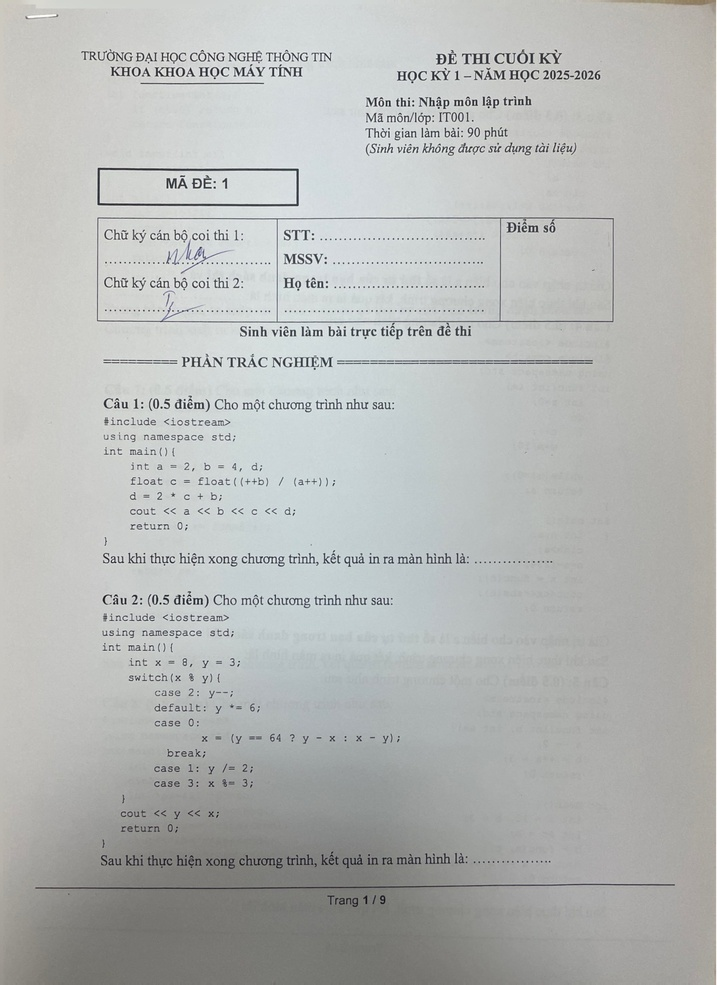
#> input picture backend/testing/Mã đề 1 - Bản clean chưa làm/Mã đề 1 - Bản clean chưa làm/Mã đề 1 - Bản clean chưa làm_1.jpg, 717 x 985 px, shrunk from 2376 x 3264 before the run
$ python -i module1.py   (imports and definitions only)
#> lines starting #> are read from the running program, lines starting #| are printed output that depends on the picture; after the words box and inside, x2 and y2 are one past the last pixel; in counts of white or black regions, pixels touching at a corner belong together
#> further down, picture is the input picture: shape (985, 717, 3); mean B, G, R 181.6, 183.3, 181.1
"""
Module 1 — ROI Detection.

Port gần như nguyên vẹn (1:1) từ notebook gốc:
mmlab-module1-roi-detection.ipynb

Không "viết lại" thuật toán bằng ngôn ngữ khác — dùng đúng opencv-python +
numpy như notebook, chỉ đổi input/output từ (folder ảnh -> file JSON)
thành (ảnh upload qua HTTP -> JSON response) để FastAPI có thể serve.
"""

import cv2
import numpy as np


# ==========================================
# CELL 2: TIỀN XỬ LÝ ẢNH
# ==========================================
# [218 lines left out: functions preprocess_image, extract_dotted_lines, group_dotted_bboxes, pad_dotted_bboxes, not called in this run]


def extract_tables(img):
    """
    Nhận diện và trích xuất khung bảng biểu bằng phương pháp hình thái học (Morphology).
    """
    gray_table = cv2.cvtColor(img, cv2.COLOR_BGR2GRAY)
    binary_table = cv2.adaptiveThreshold(
        gray_table, 255, cv2.ADAPTIVE_THRESH_GAUSSIAN_C, cv2.THRESH_BINARY_INV, 15, 5
    )
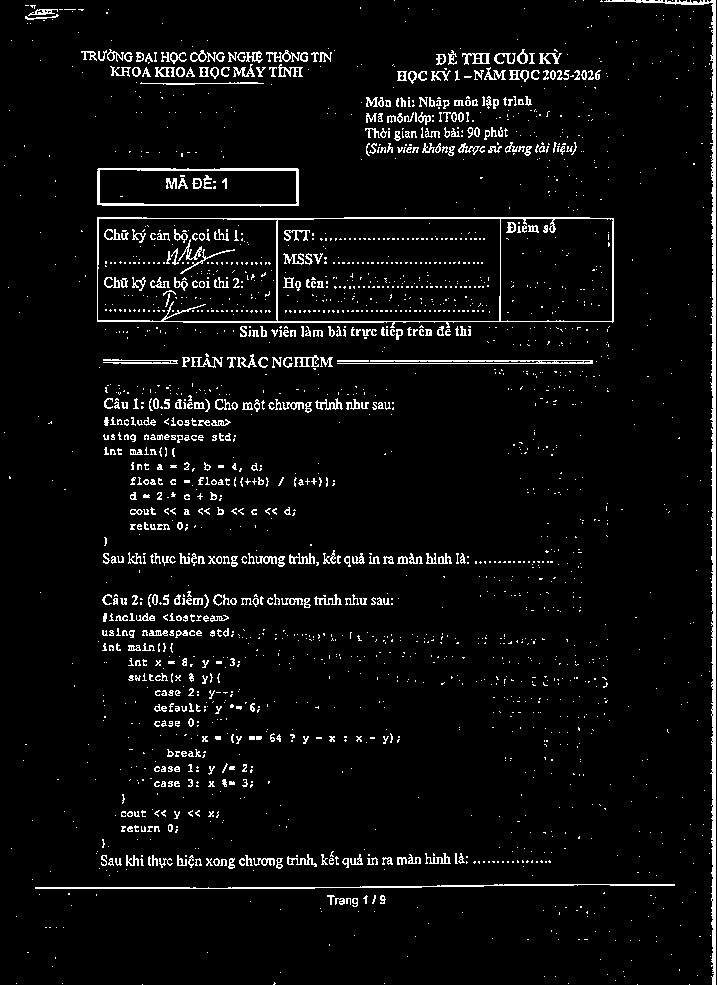
#> binary_table: shape (985, 717); 5% white in thin lines or dots

    img_height, img_width = binary_table.shape

    scale = 40
    horizontal_size = max(20, img_width // scale)
    vertical_size = max(20, img_height // scale)

    horizontal_kernel = cv2.getStructuringElement(cv2.MORPH_RECT, (horizontal_size, 1))
    vertical_kernel = cv2.getStructuringElement(cv2.MORPH_RECT, (1, vertical_size))

    horizontal_lines = cv2.morphologyEx(binary_table, cv2.MORPH_OPEN, horizontal_kernel)
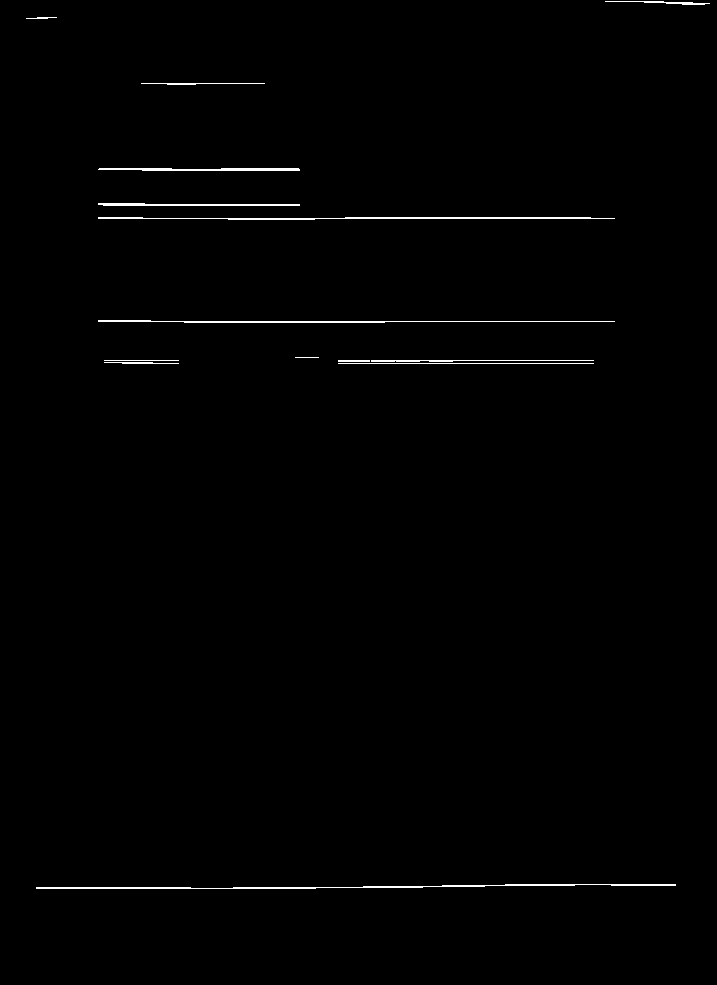
#> horizontal_lines: shape (985, 717); 0.7% white in thin lines or dots, all inside (x1, y1, x2, y2) = (26, 1, 710, 889)
    vertical_lines = cv2.morphologyEx(binary_table, cv2.MORPH_OPEN, vertical_kernel)
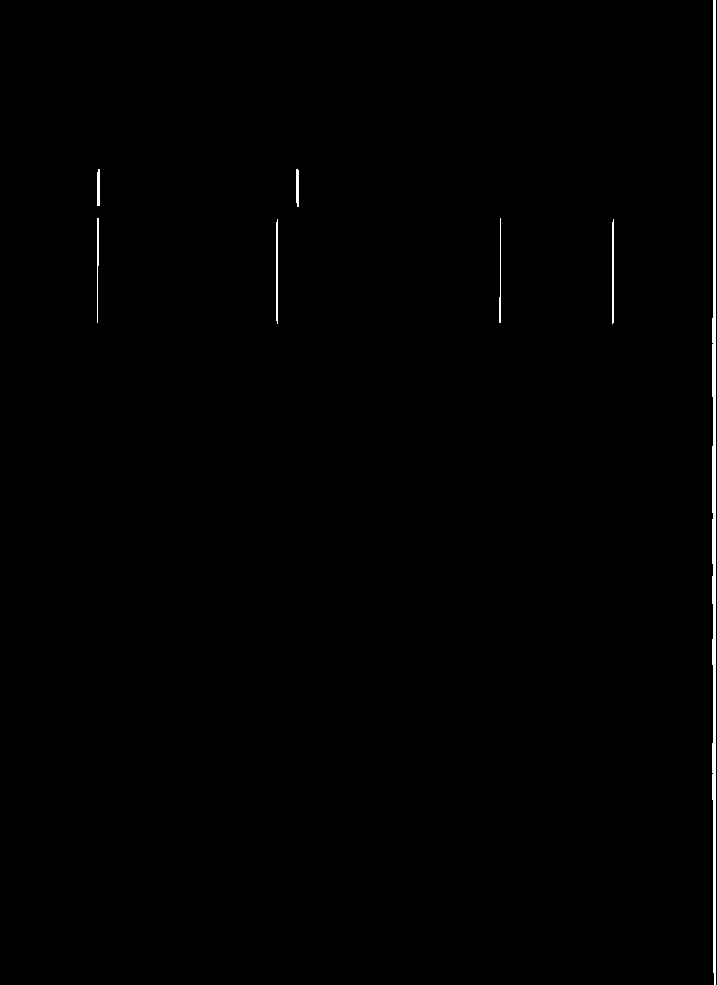
#> vertical_lines: shape (985, 717); 0.59% white; 7 white regions, largest, box (x1, y1, x2, y2) and area: (712, 0, 716, 985) 3243, (612, 219, 614, 324) 206, (276, 219, 278, 324) 204

    table_mask = cv2.add(horizontal_lines, vertical_lines)
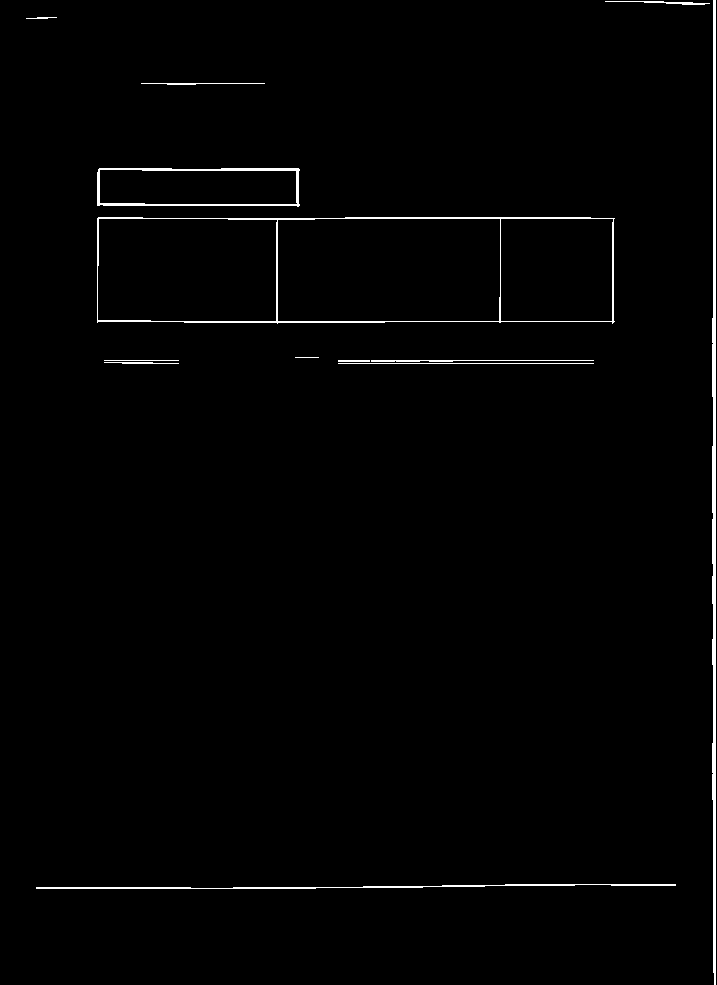
#> table_mask: shape (985, 717); 1.3% white; 13 white regions, largest, box (x1, y1, x2, y2) and area: (712, 0, 716, 985) 3243, (97, 217, 615, 324) 2351, (97, 168, 300, 207) 1159

    kernel_dilate = np.ones((3, 3), np.uint8)
    table_mask = cv2.dilate(table_mask, kernel_dilate, iterations=1)
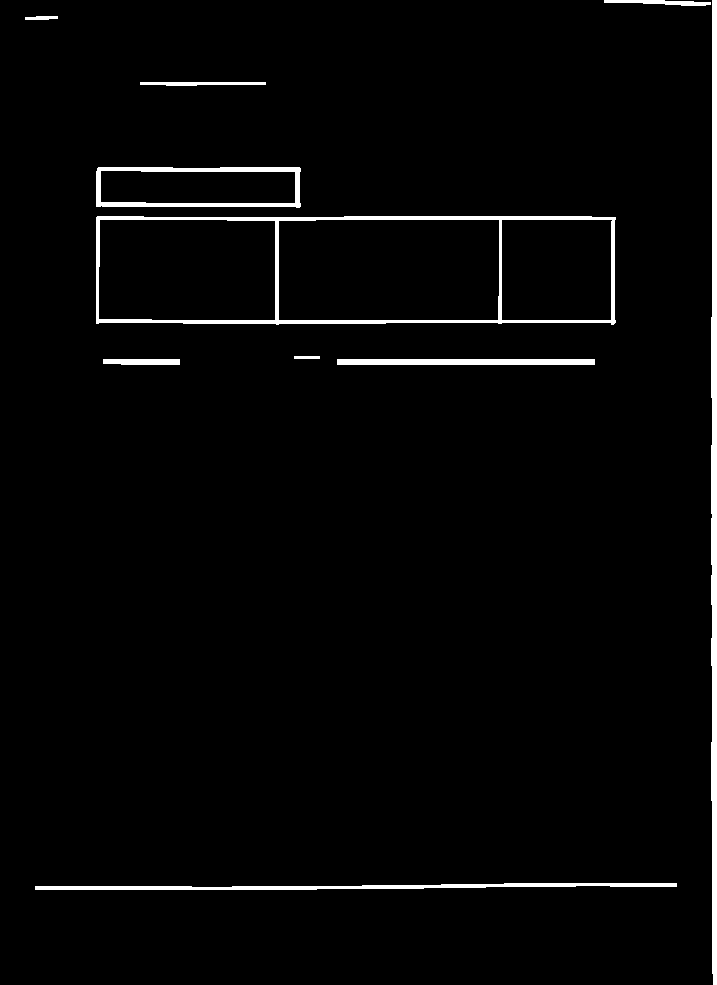
#> table_mask: shape (985, 717); 2.5% white; 10 white regions

    contours_table, _ = cv2.findContours(table_mask, cv2.RETR_EXTERNAL, cv2.CHAIN_APPROX_SIMPLE)
#> contours_table = 10 contours; largest, box (x1, y1, x2, y2) and area: (96, 216, 616, 325) 54909, (96, 167, 301, 208) 7876, (711, 0, 717, 985) 4240, (35, 883, 677, 890) 1769, (337, 359, 595, 365) 1285

    table_bboxes = []
    min_table_area = (img_width * img_height) * 0.01

    for cnt in contours_table:
        x, y, w, h = cv2.boundingRect(cnt)
        area = w * h

        if w > 100 and h > 50 and area > min_table_area:
            table_bboxes.append({"x": x, "y": y, "w": w, "h": h})
#> this loop made 10 passes
#> (x, y, w, h, area) on passes 1, 3, 5, 6, 7, 8, 9, 10: (35, 883, 642, 7, 4494), (103, 359, 77, 6, 462), (96, 216, 520, 109, 56680), (96, 167, 205, 41, 8405), (140, 82, 126, 4, 504), (25, 16, 33, 4, 132), (711, 0, 6, 985, 5910), (604, 0, 107, 6, 642)
#> after the loop, table_bboxes = 1 item

    return table_bboxes, binary_table, table_mask


# [136 lines left out: functions filter_and_pad_tables, map_and_sort_rois, process_image, not called in this run]

>>> import cv2
>>> picture = cv2.imread('../../testing/Mã đề 1 - Bản clean chưa làm/Mã đề 1 - Bản clean chưa làm/Mã đề 1 - Bản clean chưa làm_1.jpg')
>>> result = extract_tables(picture)

$ run again, on backend/testing/Mã đề 1 - Bản clean chưa làm/Mã đề 1 - Bản clean chưa làm/Mã đề 1 - Bản clean chưa làm_2.jpg
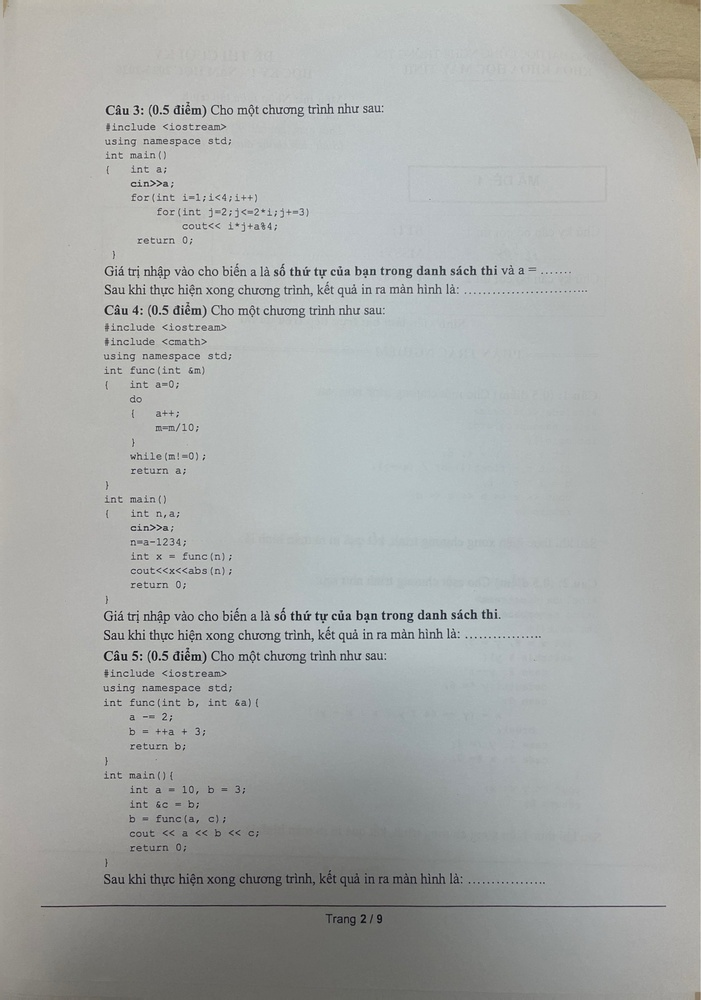
#> input picture backend/testing/Mã đề 1 - Bản clean chưa làm/Mã đề 1 - Bản clean chưa làm/Mã đề 1 - Bản clean chưa làm_2.jpg, 701 x 1000 px, shrunk from 2280 x 3252 before the run
#> picture is the input picture: shape (1000, 701, 3); mean B, G, R 169.5, 171.4, 168.9
#> in extract_tables, `binary_table = cv2.adaptiveThreshold( gray_table, 255, cv2.ADAPTIVE_TH..`:
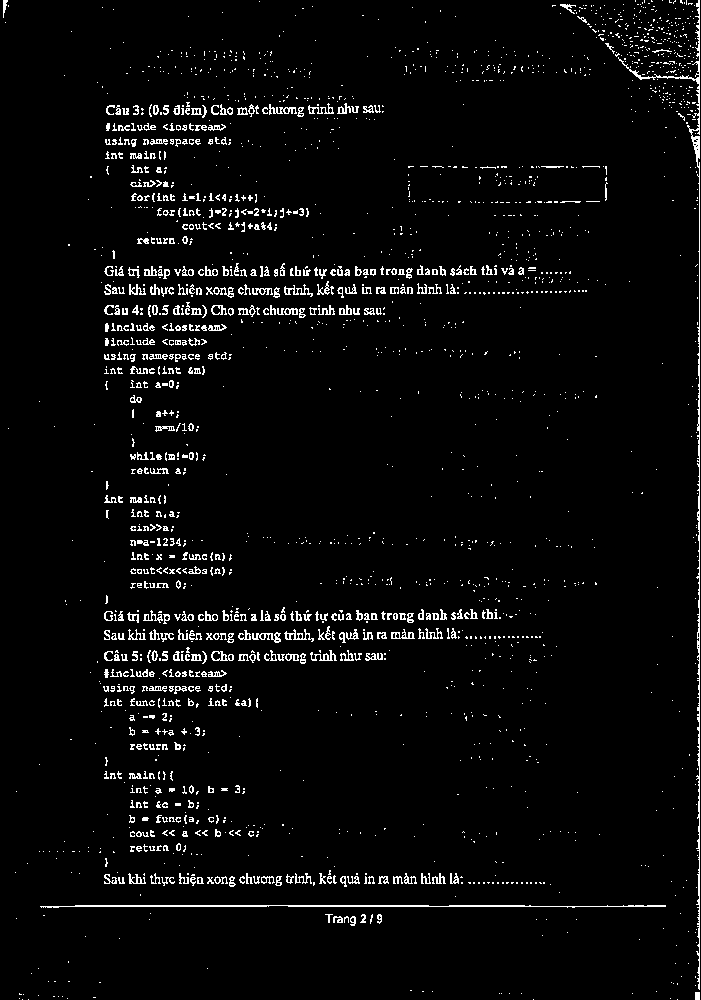
#> binary_table: shape (1000, 701); 3.7% white in thin lines or dots
#> horizontal_lines: shape (1000, 701); 0.16% white in thin lines or dots, all inside (x1, y1, x2, y2) = (41, 77, 689, 907)
#> vertical_lines: shape (1000, 701); 0.14% white in thin lines or dots
#> in extract_tables, `table_mask = cv2.dilate(table_mask, kernel_dilate, iterations=1)`:
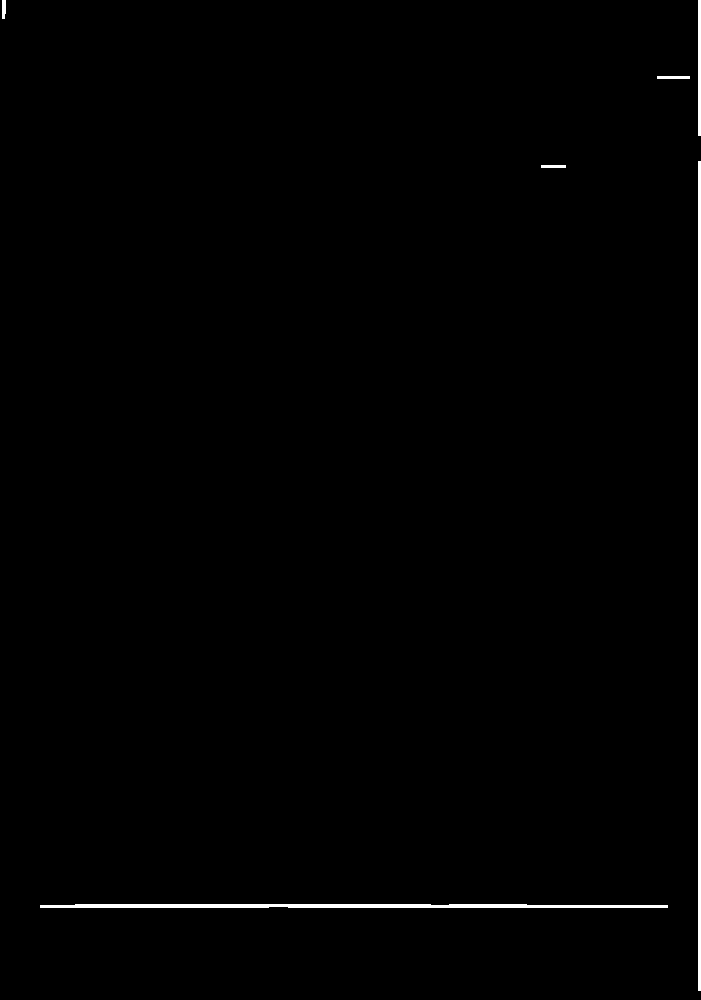
#> table_mask: shape (1000, 701); 0.78% white; 6 white regions
#> contours_table = 6 contours; box (x1, y1, x2, y2) and area: (40, 904, 668, 908) 1669, (698, 161, 701, 991) 1658, (698, 0, 701, 136) 270, (657, 76, 690, 79) 64, (2, 0, 6, 19) 50, (541, 165, 566, 168) 48
#> the loop in extract_tables, `for cnt in contours_table:` made 6 passes
#> (cnt, x, y, w, h, area) on passes 2 to 5: ([[541, 165], [541, 167], [565, 167], [565, 165]], 541, 165, 25, 3, 75), ([[698, 161], [698, 990], [700, 990], [700, 161]], 698, 161, 3, 830, 2490), ([[657, 76], [657, 78], [689, 78], [689, 76]], 657, 76, 33, 3, 99), ([[698, 0], [698, 135], [700, 135], [700, 0]], 698, 0, 3, 136, 408)
#> after the loop in extract_tables, `for cnt in contours_table:`: table_bboxes = []

$ run again, on backend/testing/Mã đề 1 - Bản clean chưa làm/Mã đề 1 - Bản clean chưa làm/Mã đề 1 - Bản clean chưa làm_3.jpg
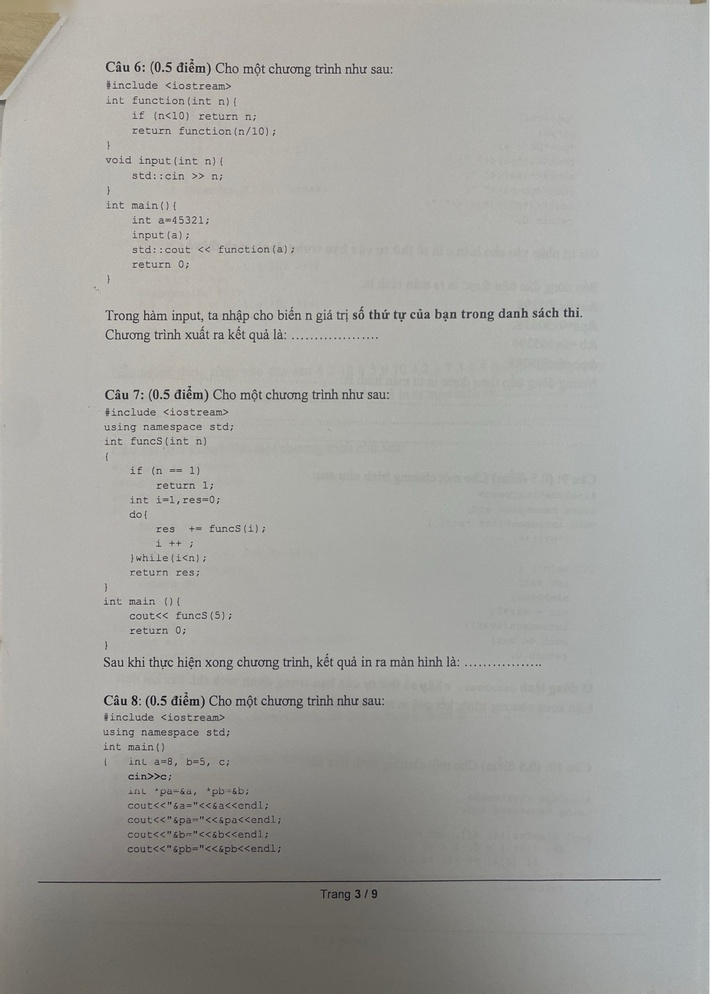
#> input picture backend/testing/Mã đề 1 - Bản clean chưa làm/Mã đề 1 - Bản clean chưa làm/Mã đề 1 - Bản clean chưa làm_3.jpg, 710 x 994 px, shrunk from 2332 x 3264 before the run
#> picture is the input picture: shape (994, 710, 3); mean B, G, R 159.8, 163.8, 164.1
#> in extract_tables, `binary_table = cv2.adaptiveThreshold( gray_table, 255, cv2.ADAPTIVE_TH..`:
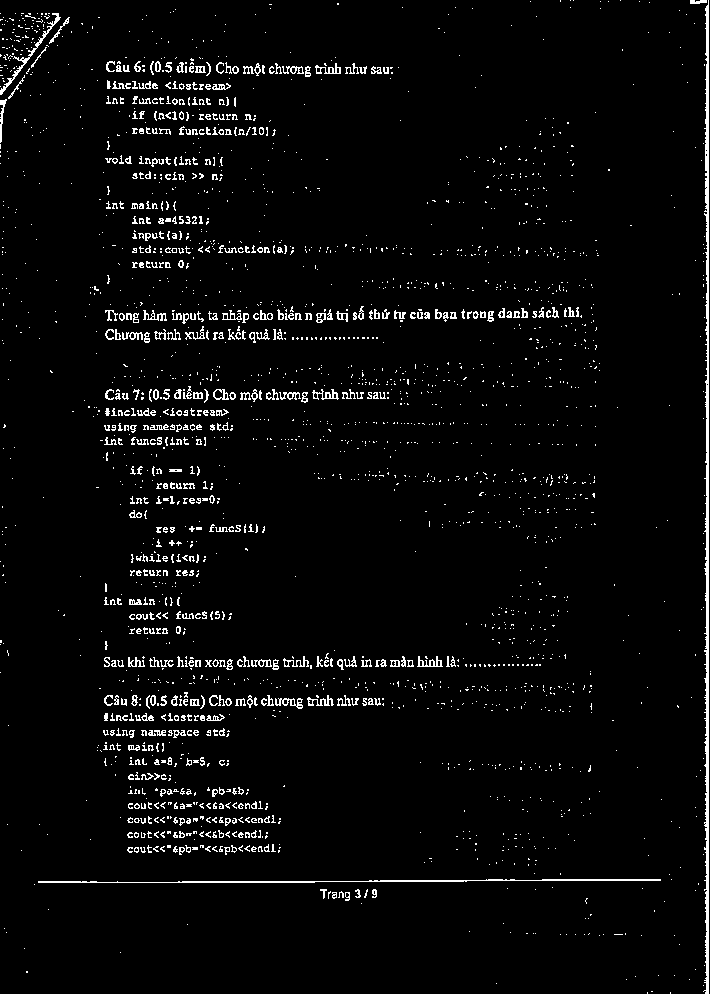
#> binary_table: shape (994, 710); 3.6% white in thin lines or dots
#> horizontal_lines: shape (994, 710); 0.15% white in thin lines or dots, all inside (x1, y1, x2, y2) = (39, 666, 662, 883)
#> vertical_lines: shape (994, 710); 0.38% white; 2 white regions, box (x1, y1, x2, y2) and area: (705, 0, 709, 994) 2668, (1, 112, 2, 143) 31
#> in extract_tables, `table_mask = cv2.dilate(table_mask, kernel_dilate, iterations=1)`:
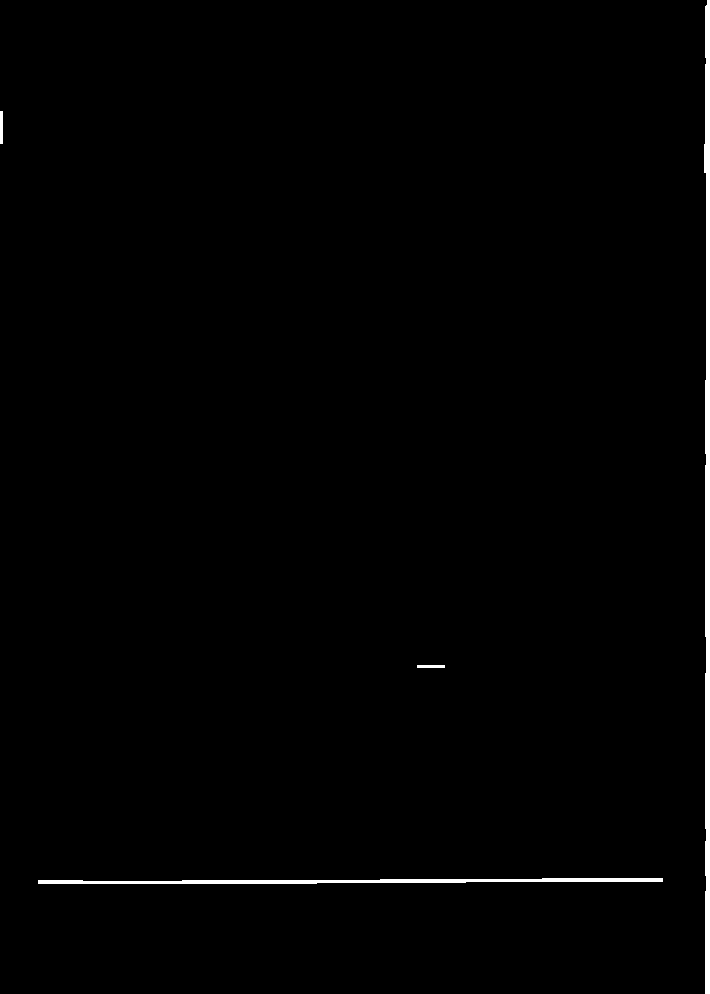
#> table_mask: shape (994, 710); 1% white; 4 white regions
#> contours_table = 4 contours; box (x1, y1, x2, y2) and area: (704, 0, 710, 994) 3704, (38, 878, 663, 884) 1634, (0, 111, 3, 144) 64, (417, 665, 445, 668) 54
#> the loop in extract_tables, `for cnt in contours_table:` made 4 passes
#> (x, y, w, h, area) on passes 1, 4: (38, 878, 625, 6, 3750), (704, 0, 6, 994, 5964)
#> after the loop in extract_tables, `for cnt in contours_table:`: table_bboxes = []
